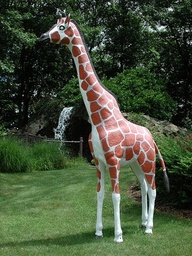
#> input picture PS6/imgs/statue.jpg, 192 x 256 px, shrunk from 375 x 500 before the run
$ python q1_convolve.py
#> lines starting #> are read from the running program, lines starting #| are printed output that depends on the picture
import cv2
from scipy import signal, misc
import itertools
import numpy as np
from matplotlib import pyplot as plt

v = np.array([-2, -1, 0, 1, 2])
gaussian_1 = np.zeros((5, 5))
gaussian_2 = np.zeros((5, 5))

sigma_1 = 1
sigma_2 = 0.1

coords = itertools.product(v, v)
for (y, x) in coords:
    gaussian_1[y, x] = (
        1.0
        / (np.sqrt(2 * np.pi) * sigma_1)
        * np.exp(-(v[x] ** 2 + v[y] ** 2) / (2 * sigma_1 ** 2))
    )

    gaussian_2[y, x] = (
        1.0
        / (np.sqrt(2 * np.pi) * sigma_2)
        * np.exp(-(v[x] ** 2 + v[y] ** 2) / (2 * sigma_2 ** 2))
    )


img = cv2.imread("../imgs/statue.jpg")
#> img is the input picture: shape (256, 192, 3); mean B, G, R 56.9, 80.2, 68.6
gray = cv2.cvtColor(img, cv2.COLOR_BGR2GRAY)
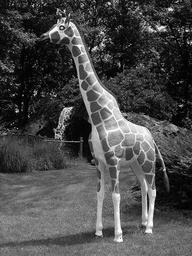
#> gray: shape (256, 192); min 0, max 255, mean 74.1
convolved_img_1 = signal.convolve2d(gaussian_1, gray)
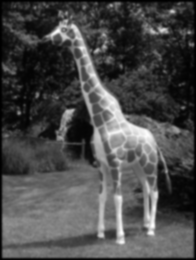
#> convolved_img_1: shape (260, 196) float64; min 0.11, max 602.7, mean 175.8; drawn with min black and max white

plt.figure(figsize=(20, 20))
plt.imshow(convolved_img_1, cmap="Greys")
plt.show()

convolved_img_2 = signal.convolve2d(gaussian_2, gray)
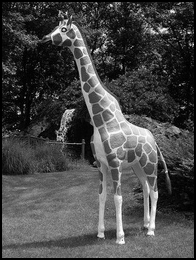
#> convolved_img_2: shape (260, 196) float64; min 1.15e-172, max 1017.3, mean 285; drawn with min black and max white
plt.figure(figsize=(20, 20))
plt.imshow(convolved_img_2, cmap="Greys")
plt.show()
